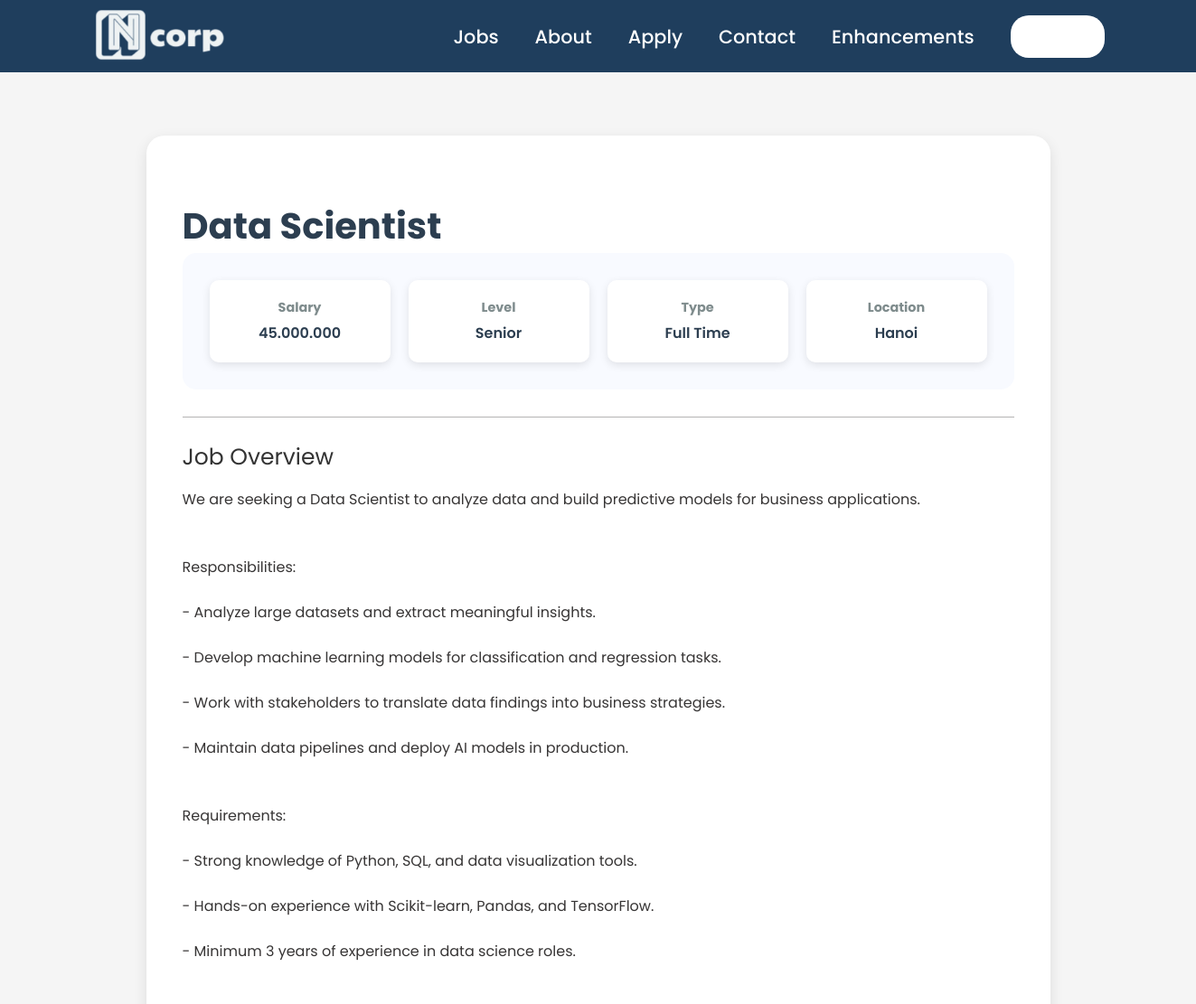
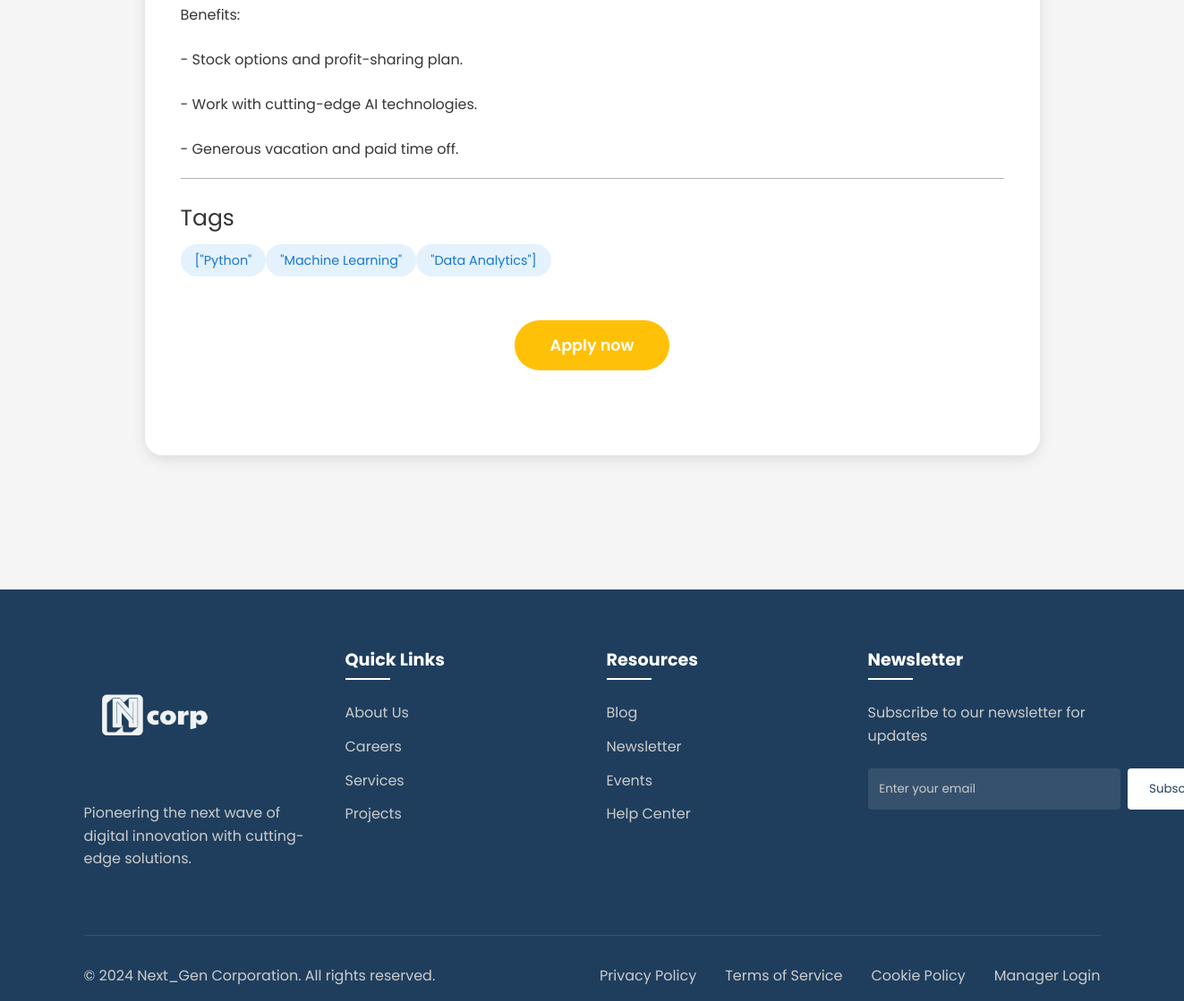
The page /job_detail.php?id=4 on the database its author committed (2 pictures, top to bottom).
### tables this page shows
CREATE TABLE IF NOT EXISTS `jobs` (
  `id` int NOT NULL AUTO_INCREMENT,
  `title` varchar(255) NOT NULL,
  `tag` varchar(50) DEFAULT NULL,
  `salary` varchar(50) DEFAULT NULL,
  `type` varchar(50) DEFAULT NULL,
  `level` varchar(50) DEFAULT NULL,
  `location` varchar(100) DEFAULT NULL,
  `tags` TEXT DEFAULT NULL,
  `link` varchar(255) DEFAULT NULL,
  `description` text,
  PRIMARY KEY (`id`)
);

### job_detail.php (the view, shortened to what this page needs)
<?php
require("settings.php");
$conn = new mysqli($host, $user, $pwd, $sql_db);
$job_id = intval($_GET['id']);
$sql = "SELECT * FROM jobs WHERE id = ?";
$stmt = $conn->prepare($sql);
$stmt->bind_param("i", $job_id);
$stmt->execute();
$result = $stmt->get_result();
$job = $result->fetch_assoc();
?>
<!DOCTYPE html>
<html lang="en">
<head>
    <link rel="stylesheet" href="./styles/style-job-detail.css">
</head>
<body>
    <?php require("header.inc"); ?>
    <div class="container">
<h1 class="job-title"><strong><?php echo htmlspecialchars($job['title']); ?></strong></h1>
        <div class="job-details">
            <div class="detail-card">
<div class="label"><strong>Salary</strong></div>
                <div class="value"><?php echo htmlspecialchars($job['salary']); ?></div>
            </div>
            <div class="detail-card">
<div class="label"><strong>Level</strong></div>
                <div class="value"><?php echo htmlspecialchars($job['level']); ?></div>
            </div>
            <div class="detail-card">
<div class="label"><strong>Type</strong></div>
                <div class="value"><?php echo htmlspecialchars($job['type']); ?></div>
            </div>
            <div class="detail-card">
<div class="label"><strong>Location</strong></div>
                <div class="value"><?php echo htmlspecialchars($job['location']); ?></div>
            </div>
        </div>
        <div class="section-title">Job Overview</div>
        <div class="section-content">
            <p><?php echo nl2br(htmlspecialchars($job['description'])); ?></p>
        </div>
        <?php if (!empty($job['tags'])): ?>
            <div class="section-title">Tags</div>
            <div class="section-content">
                <?php
                $tags = explode(',', $job['tags']);
                foreach ($tags as $tag) {
                    echo '<span class="tag">' . htmlspecialchars(trim($tag)) . '</span>';
                }
                ?>
            </div>
        <?php endif; ?>
        <div class="apply-button">
            <button><a href="apply.php?id=<?php echo $job['id']; ?>">Apply now</a></button>
        </div>
    </div>
    <?php require("footer.inc"); ?>
</body>
</html>

### styles/style-job-detail.css (style rules this page uses)
* { margin: 0; padding: 0; box-sizing: border-box; font-family: "Poppins", sans-serif; }
body { position: relative; }
h1 { font-size: 3rem; font-weight: 600; opacity: 0; transform: translateY(30px); animation: fadeInUp 1s forwards; }
#w-btn a, .apply-button button a { text-decoration: none; color: inherit; }
body { font-family: 'Roboto', sans-serif; margin: 0; padding: 0; background-color: #f5f5f5; }
h1 { font-size: 24px; color: #333; }
.container { max-width: 1000px; margin: 150px auto; background: white; border-radius: 20px; padding: 40px; box-shadow: 0 5px 15px rgba(0, 0, 0, 0.1); opacity: 0; transform: translateY(20px); animation: fadeInUp 0.8s forwards; }
.job-title { font-size: 2.5em; color: #2c3e50; margin-bottom: 30px; opacity: 0; animation: fadeIn 0.8s forwards 0.3s; }
.job-details { display: grid; grid-template-columns: repeat(4, 1fr); gap: 20px; background-color: #f8faff; padding: 30px; border-radius: 15px; margin-bottom: 30px; }
.detail-card { text-align: center; padding: 20px; border-radius: 10px; background: white; box-shadow: 0 3px 10px rgba(0, 0, 0, 0.1); transform: translateY(20px); opacity: 0; animation: slideUp 0.5s forwards; transition: transform 0.3s ease; }
.detail-card:nth-child(1) { animation-delay: 0.4s; }
.detail-card:nth-child(2) { animation-delay: 0.6s; }
.detail-card:nth-child(3) { animation-delay: 0.8s; }
.detail-card:nth-child(4) { animation-delay: 1s; }
.detail-card .label { color: #7f8c8d; font-size: 0.9em; margin-bottom: 5px; }
.detail-card .value { color: #2c3e50; font-weight: 600; }
.apply-button { text-align: center; margin: 40px 0; opacity: 0; animation: fadeIn 0.8s forwards 1.2s; }
.apply-button button { background-color: #ffc107; color: white; border: none; margin: 15px; padding: 15px 40px; font-size: 1.1em; border-radius: 30px; cursor: pointer; transition: all 0.3s ease; font-weight: 600; }
.apply-button button a { text-decoration: none; color: inherit; }
.tag { background-color: #e3f2fd; color: #1976d2; padding: 8px 16px; border-radius: 20px; font-size: 0.9em; opacity: 0; transform: scale(0.9); animation: scaleIn 0.5s forwards; }
.tag:nth-child(1) { animation-delay: 1.4s; }
.tag:nth-child(2) { animation-delay: 1.5s; }
.tag:nth-child(3) { animation-delay: 1.6s; }
.section-title { font-size: 25px; color: #333; margin-top: 20px; margin-bottom: 10px;; border-top: 1px solid #b4b3b3; padding-top: 25px; }
.section-content { margin-top: 15px; }
.section-content p { margin: 5px 0; color: #373535; }

### rows shown on the page
jobs: title "Data Scientist", salary "45.000.000", level "Senior", type "Full Time", location "Hanoi", description "We are seeking a Data Scientist to analyze data and build predictive models for business applications. Responsibilities: - Analyze large datasets and extract meaningful insights. - Develop machine learning models for classification and regression tasks. - Work with stakeholders to translate data findings into business strategies. - Maintain data pipelines and deploy AI models in production. Requirements: - Strong knowledge of Python, SQL, and data visualization tools. - Hands-on experience with Scikit-learn, Pandas, and TensorFlow. - Minimum 3 years of experience in data science roles. Benefits: - Stock options and profit-sharing plan. - Work with cutting-edge AI technologies. - Generous…", tags "[\"Python\"", tags "\"Machine Learning\"", tags "\"Data Analytics\"]"
